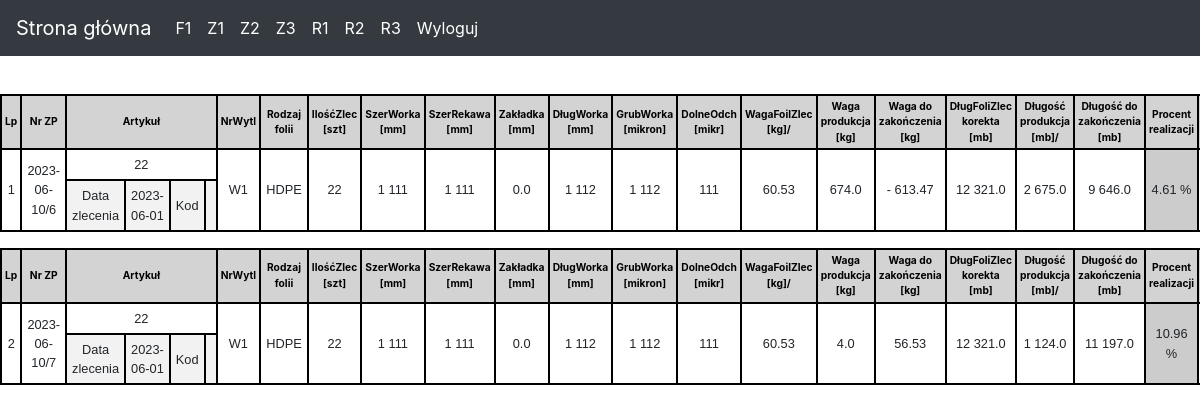
/realizacja (signed in), run on the app's committed database.
### events/models.py (models this page shows, shortened)
class Zamowienie(models.Model):
    NrZp = models.CharField("NrZp", max_length=20)
    Data = models.DateField()
    Kod = models.CharField(max_length=20, blank=True, null=True, default='')
    Artykul = models.CharField(max_length=30)
    NrWyt = models.IntegerField()
    Status = models.IntegerField()
    Rodzaj = models.IntegerField()
    MMK = models.CharField(max_length=20, blank=True, null=True , default='')
    Barwnik = models.CharField(max_length=20, blank=True, null=True, default='' )
    Uwagi = models.CharField(max_length=40, blank=True, null=True , default='')
    IloscZlec = models.IntegerField()
    SzerWorka = models.IntegerField()
    SzerRekawa = models.IntegerField()
    Zakladka = models.FloatField()
    DlugWorka = models.IntegerField()
    GrubWorka = models.IntegerField()
    DolneOdch = models.IntegerField()
    DlugFoilPlan_Korekta = models.FloatField()
    WagaFoliZlec = models.FloatField()
    DlugFoliPlan = models.FloatField()
    IloscRolekZlec = models.FloatField()
    DlugRolkiZlec_Korekta = models.FloatField()
    DlugRolkiPlan = models.FloatField()
    DlugFoliZlec_Korekta = models.FloatField()
    WagaRolkiZlec = models.FloatField()

### events/views.py (the view)
# urls.py: path('realizacja', RealPlan.as_view(), name='Realizacja.views.index'),
class RealPlan(LoginRequiredMixin, UserPassesTestMixin, ListView):
    model = Zamowienie
    template_name = "Doc5/ProductionTable.html"
    queryset = Zamowienie.objects.filter(Status=1)
    def test_func(self):
        if self.request.user.groups.filter(name='admin').exists() or self.request.user.groups.filter(
                name='kierownik').exists():
            return True
        else:
            return False
    def get_context_data(self, **kwargs):
        context = super().get_context_data(**kwargs)
        serializer = ZamSerializer(context['object_list'], many=True)
        context['serialized_data'] = serializer.data
        for data in serializer.data:
            print(data)
            data["Research"] = realCaluclator(data['NrZp'], data['DlugFoliZlec_Korekta'])
        context['status_dict'] = status_dict
        context['nrwyt_dict'] = nrwyt_dict
        context['folia_dict'] = folia_dict
        return context

### events/views.py (called while the page is built)
@register.filter
def readable_integer(value):
    readable = str(value).split(".")[0][::-1]
    readable = [readable[i:i+3][::-1] for i in range(0, len(readable), 3)]
    if len(str(value).split(".")) == 1:
        end = ""
    else:
        end = "." + str(value).split(".")[1]
    return " ".join(readable[::-1]) + end

@register.filter
def get_item(dictionary, key):
  return dictionary.get(key)

### events/templates/Doc5/ProductionTable.html (shortened to what this page needs)
{% extends 'Doc5/foliaRaport.html' %}
{% block table %}
<div class=" w-100 overflow-auto">
     <div class="row" style="flex-wrap: nowrap;">
        <div class="col-12">
            <div class="data_table">
                <table id="example" class="table table-striped table-bordered small">
	<tr>
		<th>Lp</th>
		<th id="NrZp">Nr ZP</th>
		<th colspan="4">Artykuł</th>
		<th>NrWytl</th>
		<th>Rodzaj folii</th>
		<th>IlośćZlec [szt]</th>
		<th>SzerWorka [mm]</th>
		<th>SzerRekawa [mm]</th>
		<th>Zakładka [mm]</th>
		<th>DługWorka [mm]</th>
		<th>GrubWorka [mikron]</th>
		<th>DolneOdch [mikr]</th>
		<th>WagaFoilZlec [kg]/</th>
		<th>Waga produkcja [kg]</th>
		<th>Waga do zakończenia [kg]</th>
		<th>DługFoliZlec korekta [mb]</th>
		<th>Długość produkcja [mb]/</th>
		<th>Długość do zakończenia [mb]</th>
		<th>Procent realizacji</th>
	</tr>
	<tr>
		<td rowspan="2">{{ forloop.counter }}</td>
		<td rowspan="2" style="width:auto">{{ post.NrZp}}</td>
		<td colspan="4">{{ post.Artykul}}</td>
		<td rowspan="2">{{ nrwyt_dict|get_item:post.NrWyt}}</td>
		<td rowspan="2">{{ folia_dict|get_item:post.Rodzaj}}</td>
		<td rowspan="2">{{ post.IloscZlec | readable_integer}}</td>
		<td rowspan="2">{{ post.SzerWorka | readable_integer }}</td>
		<td rowspan="2">{{ post.SzerRekawa | readable_integer }}</td>
		<td rowspan="2">{{ post.Zakladka | readable_integer }}</td>
		<td rowspan="2">{{ post.DlugWorka | readable_integer}}</td>
		<td rowspan="2">{{ post.GrubWorka | readable_integer}}</td>
		<td rowspan="2">{{ post.DolneOdch | readable_integer}}</td>
		<td rowspan="2">{{ post.WagaFoliZlec | readable_integer}}</td>
		<td rowspan="2">{{ post.Research.wagaSum | readable_integer }}</td>
		<td rowspan="2">{{ post.Research.wagaEnd  | readable_integer}}</td>
		<td rowspan="2">{{ post.DlugFoliZlec_Korekta | readable_integer}}</td>
		<td rowspan="2">{{ post.Research.dlugProd | readable_integer }}</td>
		<td rowspan="2">{{ post.Research.dlugEnd  | readable_integer}}</td>
		<td style="background-color: #CCCCCC;" class="{% if post.Research.progres > 100 %}text-danger{% endif %}" rowspan="2">{{ post.Research.progres}} % </td>
	</tr>
	<tr>
		<td>Data zlecenia</td>
		<td>{{ post.Data}}</td>
		<td>Kod</td>
		<td>{{ post.Kod | default_if_none:''}}</td>
	</tr>
</table>
            </div>
        </div>
    </div>
</div>
{% endblock %}

### assets/css/table.css (style rules this page uses)
.table { border:none; border-collapse: collapse; padding-bottom: 10px; }
.table td { border-bottom: 2px solid black; border-top: 2px solid black; border-left: 2px solid #000; border-right: 2px solid #000; font-size: 1em; padding: 5px !important; height: 1px; text-align: center; vertical-align: middle; font-family: 'Trebuchet MS', sans-serif; }
.table td:first-child { border-left: 2px solid #000; }
.table td:last-child { border-right: 2px solid #000; }
.table th { font-size: 0.8em; margin: 3px; height: 1px; border-bottom: 2px solid black; border-top: 2px solid black; border-left: 2px solid #000; border-right: 2px solid #000; text-align: center; vertical-align: middle; padding: 0.3em; background-color: lightgrey; color: black; }

### events/templates/navbar.html (style rules this page uses)
body { padding-top: 70px; }

### data on the page
Zamowienie: NrZp "2023-06-10/6", Artykul "22", Zakladka|readable_integer "0.0", WagaFoliZlec|readable_integer "60.53", DlugFoliZlec_Korekta|readable_integer "12 321.0"
Zamowienie: NrZp "2023-06-10/7", Artykul "22", Zakladka|readable_integer "0.0", WagaFoliZlec|readable_integer "60.53", DlugFoliZlec_Korekta|readable_integer "12 321.0"

### other printed values
{{ nrwyt_dict|get_item:post.NrWyt }} "W1" "W1"
{{ folia_dict|get_item:post.Rodzaj }} "HDPE" "HDPE"
{{ post.IloscZlec | readable_integer }} "22" "22"
{{ post.SzerWorka | readable_integer }} "1 111" "1 111"
{{ post.SzerRekawa | readable_integer }} "1 111" "1 111"
{{ post.DlugWorka | readable_integer }} "1 112" "1 112"
{{ post.GrubWorka | readable_integer }} "1 112" "1 112"
{{ post.DolneOdch | readable_integer }} "111" "111"
{{ post.Research.wagaSum | readable_integer }} "674.0" "4.0"
{{ post.Research.wagaEnd  | readable_integer }} "- 613.47" "56.53"
{{ post.Research.dlugProd | readable_integer }} "2 675.0" "1 124.0"
{{ post.Research.dlugEnd  | readable_integer }} "9 646.0" "11 197.0"
{{ post.Research.progres }} "4.61" "10.96"
{{ post.Data }} "2023-06-01" "2023-06-01"
